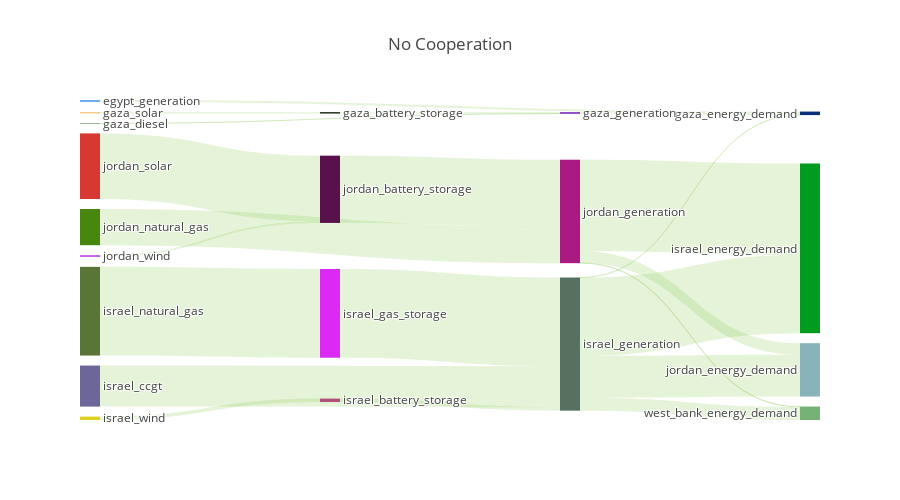

The cell this chart's notebook holds for it:
### Markdown cell above
## Visualise flows
This figure visualises flows between each territory

### Code cell
results['UTO'].plot_flows_sankey(height=500,title='No Cooperation')

### Figure 1 — Plotly figure (JSON) as saved in the notebook; plotly's stock layout.template omitted (floating-point values rounded to 4 significant figures)
{"data": [{"domain": {"x": [0, 1], "y": [0, 1]}, "link": {"color": ["rgba(127, 194, 65, 0.2)", "rgba(127, 194, 65, 0.2)", "rgba(127, 194, 65, 0.2)", "rgba(127, 194, 65, 0.2)", "rgba(127, 194, 65, 0.2)", "rgba(127, 194, 65, 0.2)", "rgba(127, 194, 65, 0.2)", "rgba(127, 194, 65, 0.2)", "rgba(127, 194, 65, 0.2)", "rgba(127, 194, 65, 0.2)", "rgba(127, 194, 65, 0.2)", "rgba(127, 194, 65, 0.2)", "rgba(127, 194, 65, 0.2)", "rgba(127, 194, 65, 0.2)", "rgba(127, 194, 65, 0.2)", "rgba(127, 194, 65, 0.2)", "rgba(127, 194, 65, 0.2)", "rgba(127, 194, 65, 0.2)", "rgba(127, 194, 65, 0.2)", "rgba(127, 194, 65, 0.2)", "rgba(127, 194, 65, 0.2)", "rgba(127, 194, 65, 0.2)", "rgba(127, 194, 65, 0.2)", "rgba(127, 194, 65, 0.2)", "rgba(127, 194, 65, 0.2)", "rgba(127, 194, 65, 0.2)", "rgba(127, 194, 65, 0.2)", "rgba(127, 194, 65, 0.2)", "rgba(127, 194, 65, 0.2)", "rgba(127, 194, 65, 0.2)", "rgba(127, 194, 65, 0.2)", "rgba(127, 194, 65, 0.2)", "rgba(127, 194, 65, 0.2)", "rgba(127, 194, 65, 0.2)", "rgba(127, 194, 65, 0.2)", "rgba(127, 194, 65, 0.2)", "rgba(127, 194, 65, 0.2)", "rgba(127, 194, 65, 0.2)", "rgba(127, 194, 65, 0.2)"], "source": [0, 34, 2, 33, 4, 5, 40, 7, 8, 9, 39, 35, 35, 35, 35, 12, 13, 14, 42, 16, 17, 18, 41, 41, 41, 20, 21, 22, 23, 44, 25, 26, 27, 43, 43, 43, 29, 30, 31], "target": [32, 33, 33, 32, 33, 34, 35, 35, 35, 35, 35, 32, 36, 37, 38, 39, 40, 40, 41, 41, 41, 41, 36, 37, 38, 41, 41, 42, 42, 43, 43, 43, 43, 36, 37, 38, 43, 44, 44], "value": [1078000.0, 716200.0, 245.3, 716500.0, 0, 716200.0, 1802000.0, 21750000.0, 0, 0, 47000000.0, 58680.0, 41440000.0, 22190000.0, 6865000.0, 47000000.0, 0, 1802000.0, 35630000.0, 0, 0, 0, 48460000.0, 6085000.0, 263900.0, 19180000.0, 0, 34760000.0, 865900.0, 0, 0, 0, 0, 0, 0, 0, 0, 0, 0]}, "node": {"color": ["6faef5", "e5ad05", "336e41", "b2a8e0", "9a8c76", "f9c784", "1be11a", "6d6698", "d8a8e2", "f9bb62", "2ff824", "7c265a", "5a7636", "1b2db2", "dfd124", "272eb9", "ec2ae0", "8db183", "957177", "eda1ba", "47870e", "34f1f3", "d83832", "bb44ed", "df16de", "fa2832", "bd59e6", "2866ed", "ddd110", "0503fa", "dd9383", "46f31a", "0a317b", "6301ad", "0e1b02", "557260", "019c1f", "88b3ba", "75b375", "db2af3", "b1507b", "ab1982", "59114d", "5360f7", "d1bd00"], "label": ["egypt_generation", "gaza_battery_storage", "gaza_diesel", "gaza_generation", "gaza_natural_gas", "gaza_solar", "israel_battery_storage", "israel_ccgt", "israel_coal", "israel_diesel", "israel_gas_storage", "israel_generation", "israel_natural_gas", "israel_solar", "israel_wind", "jordan_battery_storage", "jordan_ccgt", "jordan_coal", "jordan_diesel", "jordan_generation", "jordan_natural_gas", "jordan_shale", "jordan_solar", "jordan_wind", "west_bank_battery_storage", "west_bank_ccgt", "west_bank_coal", "west_bank_diesel", "west_bank_generation", "west_bank_natural_gas", "west_bank_solar", "west_bank_wind", "gaza_energy_demand", "gaza_generation", "gaza_battery_storage", "israel_generation", "israel_energy_demand", "jordan_energy_demand", "west_bank_energy_demand", "israel_gas_storage", "israel_battery_storage", "jordan_generation", "jordan_battery_storage", "west_bank_generation", "west_bank_battery_storage"], "line": {"color": "black", "width": 0}, "pad": 10}, "orientation": "h", "type": "sankey", "valueformat": ".0f"}], "layout": {"font": {"size": 12}, "height": 500, "title": "No Cooperation"}}
